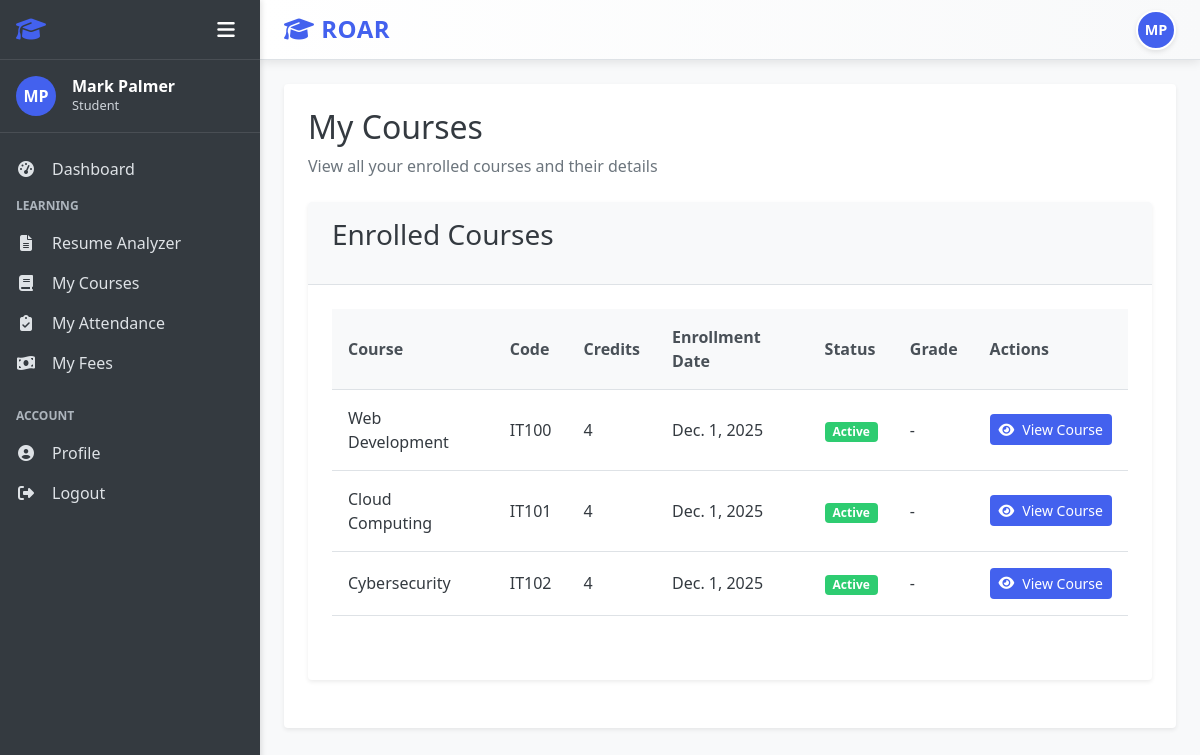
The app's page /courses/my-enrollments/ (signed in) with its own data.
### accounts/models.py (models this page shows, shortened)
class User(AbstractUser):
    USER_TYPE_CHOICES = (
        ('admin', 'Admin'),
        ('teacher', 'Teacher'),
        ('student', 'Student'),
    )
    user_type = models.CharField(max_length=10, choices=USER_TYPE_CHOICES, default='student')
    profile_pic = models.ImageField(upload_to='profile_pics/', null=True, blank=True)
    address = models.TextField(null=True, blank=True)
    mobile = models.CharField(max_length=15, null=True, blank=True)
    department = models.ForeignKey(Department, on_delete=models.CASCADE,default=None ,null=True, blank=True)
    @property
    def is_admin(self):
        return self.user_type == 'admin'
    @property
    def is_teacher(self):
        return self.user_type == 'teacher'
    @property
    def is_student(self):
        return self.user_type == 'student'

### courses/models.py (models this page shows, shortened)
class Enrollment(models.Model):
    STATUS_CHOICES = (
        ('active', 'Active'),
        ('completed', 'Completed'),
        ('dropped', 'Dropped'),
    )
    student = models.ForeignKey(Student, on_delete=models.CASCADE, related_name='enrollments')
    course = models.ForeignKey(Course, on_delete=models.CASCADE, related_name='enrollments')
    enrollment_date = models.DateField(auto_now_add=True)
    status = models.CharField(max_length=10, choices=STATUS_CHOICES, default='active')
    grade = models.CharField(max_length=2, null=True, blank=True)
    class Meta:
        unique_together = ['student', 'course']
        ordering = ['-enrollment_date']

class Course(models.Model):
    name = models.CharField(max_length=100)
    code = models.CharField(max_length=20, unique=True)
    description = models.TextField(null=True, blank=True)
    credits = models.PositiveIntegerField(default=3)
    teachers = models.ManyToManyField(Teacher, related_name='courses')
    created_at = models.DateTimeField(auto_now_add=True)
    updated_at = models.DateTimeField(auto_now=True)
    department = models.ForeignKey(Department, on_delete=models.CASCADE, null=True, blank=True)
    class Meta:
        ordering = ['name']

### courses/views.py (the view)
# urls.py: path('my-enrollments/', views.StudentEnrollmentListView.as_view(), name='student_enrollments'),
class StudentEnrollmentListView(LoginRequiredMixin, ListView):
    model = Enrollment
    template_name = 'courses/student_enrollment_list.html'
    context_object_name = 'enrollments'
    def get_queryset(self):
        if self.request.user.is_student:
            student = Student.objects.filter(user=self.request.user).first()
            if student:
                return Enrollment.objects.filter(student=student)
        return Enrollment.objects.none()

### templates/courses/student_enrollment_list.html (shortened to what this page needs)
{% extends "base.html" %}
{% block content %}
<div class="dashboard-header">
    <h1>My Courses</h1>
    <p>View all your enrolled courses and their details</p>
</div>
<div class="card">
    <div class="card-header">
        <h3>Enrolled Courses</h3>
    </div>
    <div class="card-body">
        {% if enrollments %}
        <div class="table-container">
            <table class="table">
                <thead>
                    <tr>
                        <th>Course</th>
                        <th>Code</th>
                        <th>Credits</th>
                        <th>Enrollment Date</th>
                        <th>Status</th>
                        <th>Grade</th>
                        <th>Actions</th>
                    </tr>
                </thead>
                <tbody>
                    {% for enrollment in enrollments %}
                    <tr>
                        <td>{{ enrollment.course.name }}</td>
                        <td>{{ enrollment.course.code }}</td>
                        <td>{{ enrollment.course.credits }}</td>
                        <td>{{ enrollment.enrollment_date }}</td>
                        <td>
                            <span class="badge {% if enrollment.status == 'active' %}badge-success{% elif enrollment.status == 'completed' %}badge-info{% else %}badge-warning{% endif %}">
                                {{ enrollment.get_status_display }}
                            </span>
                        </td>
                        <td>{{ enrollment.grade|default:"-" }}</td>
                        <td>
                            <a href="{% url 'course_detail' enrollment.course.id %}" class="btn btn-sm btn-primary">
                                <i class="fas fa-eye"></i> View Course
                            </a>
                        </td>
                    </tr>
                    {% endfor %}
                </tbody>
            </table>
        </div>
        {% endif %}
    </div>
</div>
{% endblock %}

### templates/base.html (shortened to what this page needs)
<!DOCTYPE html>
<html lang="en">
<head>
    <link rel="stylesheet" href="/static/css/style.css">
    <link rel="stylesheet" href="https://cdnjs.cloudflare.com/ajax/libs/font-awesome/6.4.0/css/all.min.css">
</head>
<body>
    <div class="app-container {% if not user.is_authenticated %}auth-page{% endif %}">
        {% if user.is_authenticated %}
        <aside class="sidebar">
            <div class="sidebar-header">
                <h2><i class="fas fa-graduation-cap"></i> </h2>
                <div class="sidebar-controls">
                    <button class="sidebar-toggle" id="sidebarToggle">
                        <i class="fas fa-bars"></i>
                    </button>
                </div>
            </div>
            <div class="sidebar-user">
                {% if user.profile_pic %}
                    <img src="{{ user.profile_pic.url }}" alt="{{ user.get_full_name }}" class="user-avatar">
                {% else %}
                    <div class="user-avatar-placeholder">
                        {{ user.first_name|first }}{{ user.last_name|first }}
                    </div>
                {% endif %}
                <div class="user-info">
                    <h3 class="user-name">{{ user.get_full_name }}</h3>
                    <p class="user-role">{{ user.get_user_type_display }}</p>
                </div>
            </div>
            <nav class="sidebar-nav">
                <ul>
                    <li><a href="{% url 'dashboard' %}" class="{% if request.path == '/' %}active{% endif %}">
                        <i class="fas fa-tachometer-alt"></i> <span class="menu-text">Dashboard</span>
                    </a></li>
                    {% if user.is_student %}
                    <li class="nav-section">
                        <span class="nav-section-title">Learning</span>
                        <ul>
                            <li><a href="/resume-analyzer" class="{% if '/resume-analyzer/' in request.path %}active{% endif %}">
                                <i class="fas fa-file-alt"></i> <span class="menu-text">Resume Analyzer</span>
                            </a></li>
                            <li><a href="{% url 'student_enrollments' %}">
                                <i class="fas fa-book"></i> <span class="menu-text">My Courses</span>
                            </a></li>
                            <li><a href="{% url 'student_attendance_report' %}">
                                <i class="fas fa-clipboard-check"></i> <span class="menu-text">My Attendance</span>
                            </a></li>
                            <li><a href="{% url 'student_fee_list' %}">
                                <i class="fas fa-money-bill-wave"></i> <span class="menu-text">My Fees</span>
                            </a></li>
                        </ul>
                    </li>
                    {% endif %}
                    <li class="nav-section">
                        <span class="nav-section-title">Account</span>
                        <ul>
                            <li><a href="{% url 'profile' %}">
                                <i class="fas fa-user-circle"></i> <span class="menu-text">Profile</span>
                            </a></li>
                            <li><a href="{% url 'logout' %}">
                                <i class="fas fa-sign-out-alt"></i> <span class="menu-text">Logout</span>
                            </a></li>
                        </ul>
                    </li>
                </ul>
            </nav>
        </aside>
        {% endif %}
        <main class="main-content {% if not user.is_authenticated %}auth-main{% endif %}">
            {% if user.is_authenticated %}
            <header class="main-header">
                <div class="header-left">
                    <h1><i class="fas fa-graduation-cap"></i> ROAR</h1>
                </div>
                <div class="header-right">
                    <div class="header-user">
                        <a href="{% url 'profile' %}" class="user-profile-link">
                            {% if user.profile_pic %}
                            <img src="{{ user.profile_pic.url }}" alt="{{ user.get_full_name }}" class="user-avatar-small">
                            {% else %}
                            <div class="user-avatar-small-placeholder">
                                {{ user.first_name|first }}{{ user.last_name|first }}
                            </div>
                            {% endif %}
                        </a>
                    </div>
                </div>
            </header>
            {% endif %}
            <div class="content-wrapper">
                <div class="content">
                    {% block content %}{% endblock %}
                </div>
            </div>
        </main>
    </div>
</body>
</html>

### templates/courses/student_enrollment_list.html (style rules this page uses)
.badge { display: inline-block; padding: 0.25rem 0.5rem; font-size: 0.75rem; font-weight: 700; line-height: 1; text-align: center; white-space: nowrap; vertical-align: baseline; border-radius: 0.25rem; }
.badge-success { color: #fff; background-color: #2ecc71; }

### records on screen
User: first_name|first "M", last_name|first "P", get_full_name "Mark Palmer", user_type "Student"
Enrollment: course.name "Web Development", course.code "IT100", course.credits "4", enrollment_date "Dec. 1, 2025", status "Active", grade "-"
Enrollment: course.name "Cloud Computing", course.code "IT101", course.credits "4", enrollment_date "Dec. 1, 2025", status "Active", grade "-"
Enrollment: course.name "Cybersecurity", course.code "IT102", course.credits "4", enrollment_date "Dec. 1, 2025", status "Active", grade "-"
